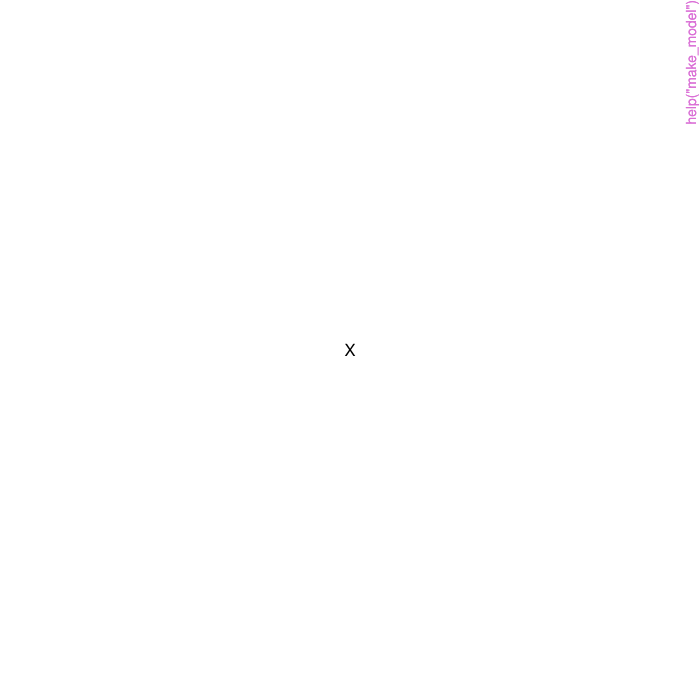

Here is the R script that generated this plot:
pkgname <- "gbiqq"
source(file.path(R.home("share"), "R", "examples-header.R"))
options(warn = 1)
options(pager = "console")
library('gbiqq')

base::assign(".oldSearch", base::search(), pos = 'CheckExEnv')
base::assign(".old_wd", base::getwd(), pos = 'CheckExEnv')
cleanEx()
nameEx("add_dots")
### * add_dots

flush(stderr()); flush(stdout())

### Name: add_dots
### Title: Helper to fill in missing do operators in causal expression
### Aliases: add_dots

### ** Examples

model <- make_model('X -> Y <- M')
gbiqq:::add_dots('Y[X=1]', model)
gbiqq:::add_dots('Y[]', model)




cleanEx()
nameEx("all_data_types")
### * all_data_types

flush(stderr()); flush(stdout())

### Name: all_data_types
### Title: All data types
### Aliases: all_data_types

### ** Examples

all_data_types(make_model('X -> Y'))
model <- make_model('X -> Y') %>% set_restrictions(labels = list(Y = '00'), keep = TRUE)
  all_data_types(model)
  all_data_types(model, complete_data = TRUE)
  all_data_types(model, possible_data = TRUE)
  all_data_types(model, given  = 'X==1')
  all_data_types(model, given  = 'X==1 & Y==1')




cleanEx()
nameEx("clean_params")
### * clean_params

flush(stderr()); flush(stdout())

### Name: clean_params
### Title: Check parameters sum to 1 in paramset; normalize if needed; add
###   names if needed
### Aliases: clean_params

### ** Examples

model <- make_model('X->Y')
model$parameters_df$param_value <- 1:6
clean_params(model$parameters_df, warning = TRUE)



cleanEx()
nameEx("collapse_data")
### * collapse_data

flush(stderr()); flush(stdout())

### Name: collapse_data
### Title: Make compact data with data strategies
### Aliases: collapse_data

### ** Examples


model <- make_model('X -> Y')
df <- simulate_data(model, n = 10)
df[1,1] <- ''
collapse_data(df, model)

collapse_data(df, model, drop_NA = FALSE)

collapse_data(df, model, drop_family = TRUE)

collapse_data(df, model, summary = TRUE)

data <- simulate_data(model, n = 0)
collapse_data(data, model)

model <- make_model('X -> Y') %>% set_restrictions('X==1')
df <- simulate_data(model, n = 10)
df[1,1] <- ''
collapse_data(df, model)
data <- data.frame(X= 0:1)
collapse_data(data, model)

model <- make_model('X->Y')
long_data <- simulate_data(model, n = 6)
collapse_data(long_data, model)



cleanEx()
nameEx("complements")
### * complements

flush(stderr()); flush(stdout())

### Name: complements
### Title: Make statement for complements
### Aliases: complements

### ** Examples

complements('A', 'B', 'W')




cleanEx()
nameEx("continue_names")
### * continue_names

flush(stderr()); flush(stdout())

### Name: continue_names
### Title: Continue names
### Aliases: continue_names

### ** Examples

x <- c('S_3', 'S_3', 'S_5')
gbiqq:::continue_names(x)



cleanEx()
nameEx("data_type_names")
### * data_type_names

flush(stderr()); flush(stdout())

### Name: data_type_names
### Title: Data type names
### Aliases: data_type_names

### ** Examples

model <- make_model('X -> Y')
data <- simulate_data(model, n = 2)
data_type_names(model, data)




cleanEx()
nameEx("decreasing")
### * decreasing

flush(stderr()); flush(stdout())

### Name: decreasing
### Title: Make monotonicity statement (negative)
### Aliases: decreasing

### ** Examples

decreasing('A', 'B')




cleanEx()
nameEx("drop_empty_families")
### * drop_empty_families

flush(stderr()); flush(stdout())

### Name: drop_empty_families
### Title: Drop empty families
### Aliases: drop_empty_families

### ** Examples


data_events <- data.frame(event = c('X0Y0', 'Y0'), strategy = c('XY', 'Y'), count = 1:0)
gbiqq:::drop_empty_families(data_events)




cleanEx()
nameEx("expand_data")
### * expand_data

flush(stderr()); flush(stdout())

### Name: expand_data
### Title: Expand compact data object to data frame
### Aliases: expand_data

### ** Examples

model <- make_model('X->M->Y')
simulate_events(model, n = 5) %>%
  expand_data(model)
simulate_events(model, n = 0) %>%
  expand_data(model)




cleanEx()
nameEx("expand_wildcard")
### * expand_wildcard

flush(stderr()); flush(stdout())

### Name: expand_wildcard
### Title: Expand wildcard
### Aliases: expand_wildcard

### ** Examples

expand_wildcard('(Y[X=1, M=.] > Y[X=1, M=.])')




cleanEx()
nameEx("get_ambiguities_matrix")
### * get_ambiguities_matrix

flush(stderr()); flush(stdout())

### Name: get_ambiguities_matrix
### Title: Get ambiguities matrix
### Aliases: get_ambiguities_matrix

### ** Examples

model <- make_model('X -> Y')
get_ambiguities_matrix(model = model)




cleanEx()
nameEx("get_data_families")
### * get_data_families

flush(stderr()); flush(stdout())

### Name: get_data_families
### Title: get_data_families
### Aliases: get_data_families

### ** Examples

get_data_families(model = make_model('X->Y'))
get_data_families(model = make_model('X->Y'), mapping_only = TRUE)
get_data_families(model = make_model('X-> M -> Y'))





cleanEx()
nameEx("get_event_prob")
### * get_event_prob

flush(stderr()); flush(stdout())

### Name: get_event_prob
### Title: Draw event probabilities
### Aliases: get_event_prob

### ** Examples

model <- make_model('X -> Y')
get_event_prob(model = model)
get_event_prob(model = model, parameters = rep(1, 6))
get_event_prob(model = model, parameters = 1:6)



cleanEx()
nameEx("get_nodal_types")
### * get_nodal_types

flush(stderr()); flush(stdout())

### Name: get_nodal_types
### Title: Get list of types for nodes in a DAG
### Aliases: get_nodal_types

### ** Examples

model <- make_model('X -> K -> Y')
get_nodal_types(model)

model <- make_model('X -> K -> Y') %>%
   set_restrictions(statement = 'K[X=1]>K[X=0]') %>%
   set_confound(list(K = 'Y[K=1]>Y[K=0]'))
unlist(get_nodal_types(model))




cleanEx()
nameEx("get_param_dist")
### * get_param_dist

flush(stderr()); flush(stdout())

### Name: get_param_dist
### Title: Get a distribution of model parameters
### Aliases: get_param_dist

### ** Examples

get_param_dist(model = make_model('X->Y'), using = 'priors', n_draws = 4)
get_param_dist(model = make_model('X->Y'), using = 'parameters')



cleanEx()
nameEx("get_parameter_names")
### * get_parameter_names

flush(stderr()); flush(stdout())

### Name: get_parameter_names
### Title: Get parameter names
### Aliases: get_parameter_names

### ** Examples


get_parameter_names(make_model('X->Y'))




cleanEx()
nameEx("get_parameters")
### * get_parameters

flush(stderr()); flush(stdout())

### Name: get_parameters
### Title: Get parameters
### Aliases: get_parameters

### ** Examples

get_parameters(make_model('X -> Y'))



cleanEx()
nameEx("get_parents")
### * get_parents

flush(stderr()); flush(stdout())

### Name: get_parents
### Title: Get list of parents in a dag
### Aliases: get_parents

### ** Examples

model <- make_model('X -> K -> Y')
get_parents(model)



cleanEx()
nameEx("get_prior_distribution")
### * get_prior_distribution

flush(stderr()); flush(stdout())

### Name: get_prior_distribution
### Title: Get a prior distribution from priors
### Aliases: get_prior_distribution

### ** Examples

make_model('X -> Y') %>% set_prior_distribution(n_draws = 5) %>% get_prior_distribution()
make_model('X -> Y') %>% get_prior_distribution(3)




cleanEx()
nameEx("get_priors")
### * get_priors

flush(stderr()); flush(stdout())

### Name: get_priors
### Title: Get priors
### Aliases: get_priors

### ** Examples

get_priors(make_model('X -> Y'))



cleanEx()
nameEx("get_query_types")
### * get_query_types

flush(stderr()); flush(stdout())

### Name: get_query_types
### Title: Get values of types according to a query
### Aliases: get_query_types

### ** Examples

model <- make_model('X -> M -> Y; X->Y')
query <- '(Y[X=1] > Y[X=0]) & (M[X=0]==1)'
x <- get_query_types(model, query)
summary(x)

query <- 'Y[M=M[X=0], X=1]==1'
x <- get_query_types(model, query)
get_query_types(model, query)

query <- '(Y[X=1, M = 1] >  Y[X=0, M = 1]) & (Y[X=1, M = 0] >  Y[X=0, M = 0])'
get_query_types(model, query)

query <- 'Y[X=1] == Y[X=0]'
get_query_types(model, query)

query <- '(X == 1) & (M==1) & (Y ==1) & (Y[X=0] ==1)'
x <- get_query_types(model, query)

query <- '(Y[X = .]==1)'
get_query_types(model, query)

model <- make_model('X -> Y')



cleanEx()
nameEx("get_type_prob")
### * get_type_prob

flush(stderr()); flush(stdout())

### Name: get_type_prob
### Title: Get type probabilities
### Aliases: get_type_prob

### ** Examples

get_type_prob(model = make_model('X->Y'))
get_type_prob(model = make_model('X->Y'), parameters = 1:6)




cleanEx()
nameEx("get_type_prob_multiple")
### * get_type_prob_multiple

flush(stderr()); flush(stdout())

### Name: get_type_prob_multiple
### Title: Draw matrix of type probabilities, before or after estimation
### Aliases: get_type_prob_multiple

### ** Examples

model <- make_model('X -> Y')
get_type_prob_multiple(model, using = 'priors', n_draws = 3)
get_type_prob_multiple(model, using = 'parameters', n_draws = 3)



cleanEx()
nameEx("get_types")
### * get_types

flush(stderr()); flush(stdout())

### Name: get_types
### Title: Get values of types according to a query
### Aliases: get_types

### ** Examples

model <- make_model('X -> M -> Y; X->Y')
query <- '(Y[X=1] > Y[X=0]) & (M[X=0]==1)'
x <- get_types(model, query)
summary(x)

query <- 'Y[M=M[X=0], X=1]==1'
x <- get_types(model, query)
get_types(model, query)

query <- '(Y[X=1, M = 1] >  Y[X=0, M = 1]) & (Y[X=1, M = 0] >  Y[X=0, M = 0])'
get_types(model, query)

query <- 'Y[X=1] == Y[X=0]'
get_types(model, query)

query <- '(X == 1) & (M==1) & (Y ==1) & (Y[X=0] ==1)'
x <- get_types(model, query)

query <- '(Y[X = .]==1)'
get_types(model, query)



cleanEx()
nameEx("increasing")
### * increasing

flush(stderr()); flush(stdout())

### Name: increasing
### Title: Make monotonicity statement (positive)
### Aliases: increasing

### ** Examples

increasing('A', 'B')




cleanEx()
nameEx("interacts")
### * interacts

flush(stderr()); flush(stdout())

### Name: interacts
### Title: Make statement for any interaction
### Aliases: interacts

### ** Examples

interacts('A', 'B', 'W')
get_query_types(model = make_model('X-> Y <- W'),
         query = interacts('X', 'W', 'Y'))




cleanEx()
nameEx("interpret_type")
### * interpret_type

flush(stderr()); flush(stdout())

### Name: interpret_type
### Title: Interpret or find position in nodal type
### Aliases: interpret_type

### ** Examples

model <- make_model('R -> X; Z -> X; X -> Y')
#Example using digit position
interpret_type(model, position = list(X = c(3,4), Y = 1))
#Example using condition
interpret_type(model, condition = c('X | Z=0 & R=1', 'X | Z=0 & R=0'))
#Return interpretation of all digit positions of all nodes
interpret_type(model)



cleanEx()
nameEx("lookup_nodal_type")
### * lookup_nodal_type

flush(stderr()); flush(stdout())

### Name: lookup_nodal_type
### Title: Lookup nodal types according to a query
### Aliases: lookup_nodal_type

### ** Examples

model <- make_model('X->Y')

lookup_nodal_type(model, '(Y[X=0] > Y[X=1])')
lookup_nodal_type(model, '(Y[X=0] >= Y[X=1])')

model <- make_model('X -> M -> Y; X->Y')
query <- '(Y[X=0] > Y[X=1])'
x <- lookup_nodal_type(model, query)

query <- '(Y[X=0, M = .] > Y[X=1, M = 0])'
x <- lookup_nodal_type(model, query)


query <- '(Y[] == 1)'
x <- lookup_nodal_type(model, query)
x <- lookup_nodal_type(model, query, join_by = '&')

query <- '(X == 1)'
x <- lookup_nodal_type(model, query)

query <- '(M[X=1] == M[X=0])'
x <- lookup_nodal_type(model, query)

# Complements
model <- make_model('M->Y; X->Y')
query <- complements('X', 'M', 'Y')
lookup_nodal_type(model, query)



cleanEx()
nameEx("make_ambiguities_matrix")
### * make_ambiguities_matrix

flush(stderr()); flush(stdout())

### Name: make_ambiguities_matrix
### Title: Make ambiguities matrix
### Aliases: make_ambiguities_matrix

### ** Examples

model <- make_model('X -> Y')
make_ambiguities_matrix(model = model)




cleanEx()
nameEx("make_confounds_df")
### * make_confounds_df

flush(stderr()); flush(stdout())

### Name: make_confounds_df
### Title: Make a confounds dataframe
### Aliases: make_confounds_df

### ** Examples

model <- make_model('X -> Y') %>%
set_confound('X <-> Y', add_confounds_df  = FALSE)
make_confounds_df(model)

model <- make_model('X -> M -> Y; X <-> Y') %>%
set_restrictions(c('M[X=1] == M[X=0]', 'Y[M=1]==Y[M=0]'))
make_confounds_df(model)

model <- make_model('X -> M -> Y; X <-> M; M <-> Y') %>%
set_restrictions(c('M[X=1] == M[X=0]', 'Y[M=1]==Y[M=0]'))
make_confounds_df(model)

# The implied confounding is between X and M and also between X and Y
model <- make_model('X -> M -> Y') %>%
  set_confound(list(X = 'Y[X=1] > Y[X=0]'), add_confounds_df = FALSE)
make_confounds_df(model)

model <- make_model('X -> M -> Y')
make_confounds_df(model)

# Bad case
## Not run: 
##D model <- make_model('X -> Y') %>%
##D   set_confound(list(X = 'X==1'))
## End(Not run)

# Complex confounding 1
model <- make_model('A -> X <- B ; A <-> X; B <-> X')
model$confounds_df

# Complex confounding 2
model <- make_model('A <- X -> B; A <-> X; B <-> X') %>%
set_restrictions(c('A[X=0] == A[X=1]', 'B[X=0] == B[X=1]'))
table(model$parameters_df$param_set)
model$confounds_df

# Full confounding: X, A|X, B|A,X with 7 degrees of freedom
model <- make_model('A <- X -> B; A <-> X; B <-> X; A<->B') %>%
set_restrictions(c('A[X=0] == A[X=1]', 'B[X=0] == B[X=1]'))
table(model$parameters_df$param_set)
model$confounds_df



cleanEx()
nameEx("make_data")
### * make_data

flush(stderr()); flush(stdout())

### Name: make_data
### Title: Make data
### Aliases: make_data

### ** Examples



# Simple draws
model <- make_model("X -> M -> Y")
make_data(model)
make_data(model, n = 3, nodes = c("X","Y"))
make_data(model, n = 3, param_type = "prior_draw")
make_data(model, n = 10, param_type = "define", alpha =  0:9)

# Data Strategies
# A strategy in which X, Y are observed for sure and M is observed
# with 50% probability for X=1, Y=0 cases

model <- make_model("X -> M -> Y")
make_data(
  model,
  n = 8,
  nodes = list(c("X", "Y"), "M"),
  probs = list(1, .5),
  subsets = list(NULL, "X==1 & Y==0"))

# Simulate multiple datasets is fastest if w is provided
model <- make_model("X -> Y")
w <- get_event_prob(model)
replicate(5, make_data_single(model, n = 5, w = w))




cleanEx()
nameEx("make_data_single")
### * make_data_single

flush(stderr()); flush(stdout())

### Name: make_data_single
### Title: Generate full dataset
### Aliases: make_data_single

### ** Examples


model <- make_model("X -> Y")

# Simplest behavior uses by default  the parameter vector contained in model,
# which is flat by default:
make_data_single(model, n = 5)

make_data_single(model, n = 5, param_type = "prior_draw")

# Simulate multiple datasets is fastest if w is provided
w <- get_event_prob(model)
replicate(5, make_data_single(model, n = 5, w = w))




cleanEx()
nameEx("make_model")
### * make_model

flush(stderr()); flush(stdout())

### Name: make_model
### Title: Make a model
### Aliases: make_model

### ** Examples

make_model(statement = "X -> Y")
modelXKY <- make_model("X -> K -> Y; X -> Y")

# Example where cyclicaly dag attempted
## Not run: 
##D  modelXKX <- make_model("X -> K -> X")
## End(Not run)

# Examples with confounding
model <- make_model("X->Y; X <-> Y")
model$P
model <- make_model("Y2 <- X -> Y1; X <-> Y1; X <-> Y2")
model$P
model$confounds_df
dim(model$P)
model$P
model <- make_model("X1 -> Y <- X2; X1 <-> Y; X2 <-> Y")
dim(model$P)
model$parameters_df

# A single node graph is also possible
model <- make_model("X")
plot(model)

# Unconnected nodes cannot
## Not run: 
##D  model <- make_model("X <-> Y")
##D  plot(model)
## End(Not run)



cleanEx()
nameEx("make_parameter_matrix")
### * make_parameter_matrix

flush(stderr()); flush(stdout())

### Name: make_parameter_matrix
### Title: Make parameter matrix
### Aliases: make_parameter_matrix

### ** Examples

model <- make_model('X -> Y')
make_parameter_matrix(model)



cleanEx()
nameEx("make_parameters")
### * make_parameters

flush(stderr()); flush(stdout())

### Name: make_parameters
### Title: Make a 'true' parameter vector
### Aliases: make_parameters

### ** Examples


# Simple examples
model <- make_model('X -> Y')
data  <- simulate_data(model, n = 2)
model <- update_model(model, data)
make_parameters(model, parameters = c(.25, .75, 1.25,.25, .25, .25))
make_parameters(model, param_type = 'flat')
make_parameters(model, param_type = 'prior_draw')
make_parameters(model, param_type = 'prior_mean')
make_parameters(model, param_type = 'posterior_draw')
make_parameters(model, param_type = 'posterior_mean')

# Harder examples, using \code{define} and priors arguments to define
# specific parameters using causal syntax

make_parameters(make_model('X -> Y'),
               statement = 'Y[X=1]>Y[X=0]', alphas = 2)
make_model('X -> Y') %>%
   make_parameters(statement = c('Y[X=1]>Y[X=0]', 'Y[X=1]<Y[X=0]'), alphas = c(2,0))

# May be built up
make_model('X -> Y') %>%
  set_confound(list(X = 'Y[X=1]>Y[X=0]'))  %>%
  set_parameters(confound = list(X='Y[X=1]>Y[X=0]', X='Y[X=1]<=Y[X=0]'),
                 alphas = list(c(.2, .8), c(.8, .2))) %>%
  set_parameters(statement = 'Y[X=1]>Y[X=0]', alphas = .5) %>%
  get_parameters



cleanEx()
nameEx("make_prior_distribution")
### * make_prior_distribution

flush(stderr()); flush(stdout())

### Name: make_prior_distribution
### Title: Make a prior distribution from priors
### Aliases: make_prior_distribution

### ** Examples

make_model('X -> Y') %>% make_prior_distribution(n_draws = 5)




cleanEx()
nameEx("make_priors")
### * make_priors

flush(stderr()); flush(stdout())

### Name: make_priors
### Title: Make Priors
### Aliases: make_priors

### ** Examples

model <- make_model('X -> M -> Y')
make_priors(model, node = 'X', alphas = 3)
make_priors(model, node = c('X', 'Y'), alphas = 3)
make_priors(model, node = list('X', 'Y'), alphas = list(3, 6))
make_priors(model, node = c('X', 'Y'), distribution = c('certainty', 'jeffreys'))
make_priors(model, statement = 'Y[M=1] > Y[M=0]', alphas = 3)
make_priors(model, statement = c('Y[M=1] > Y[M=0]', 'M[X=1]== M[X=0]'), alphas = c(3, 2))
## Not run: 
##D # Error if statement seeks to
##D make_priors(model, statement = 'Y[X=1] > Y[X=0]', alphas = 3)
## End(Not run)
model <- make_model('X->Y') %>%
 set_confound(list(X = 'Y[X=1] > Y[X=0]', X = 'Y[X=1] < Y[X=0]'))
make_priors(model,
            confound = list(X='Y[X=1] > Y[X=0]',
                            X='Y[X=1] < Y[X=0]'),
            alphas = c(3, 6))
make_model('X -> Y') %>%
  set_confound(list(X = 'Y[X=1]>Y[X=0]'))%>%
  make_priors(statement = 'X==1',
              confound = list(X = 'Y[X=1]>Y[X=0]', X = 'Y[X=1]<Y[X=0]'),
              alphas = c(2, .5))



cleanEx()
nameEx("make_priors_single")
### * make_priors_single

flush(stderr()); flush(stdout())

### Name: make_priors_single
### Title: make_priors_single
### Aliases: make_priors_single

### ** Examples

model <- make_model('X -> M -> Y; X->Y')

gbiqq:::make_priors_single(model, distribution = 'jeffreys')

gbiqq:::make_priors_single(model, alphas = 3)

# Examples of selecting subsets
# By node
gbiqq:::make_priors_single(model, node = 'M', alphas = 8)

# By nodal type statement
gbiqq:::make_priors_single(model,
        statement = '(Y[X=1, M = .] > Y[X=0, M = .])', alphas = 2)

# By nodal type label (safest to provide node also)
gbiqq:::make_priors_single(model, node = 'X', label = '0', alphas = 9)

# By confound query: Applies only to types that are involved in confounding
# Only alters named node in confound, even if other nodes are listed in 'nodes'
confounds <- list(X = 'Y[X=1] > Y[X=0]', X = 'Y[X=1] < Y[X=0]')
model     <- make_model('X->Y') %>% set_confound(confounds)
gbiqq:::make_priors_single(model, confound = confounds[1], alphas = 3)
gbiqq:::make_priors_single(model, node = 'Y', confound = confounds[1], alphas = 3)

# A residual  confound condition can also be defined
gbiqq:::make_priors_single(model, confound = list(X = '!(Y[X=1] > Y[X=0])'), alphas = 3)
gbiqq:::make_priors_single(model, confound = list(X = '(Y[X=1] == Y[X=0])'), alphas = 3)

# make_priors_single can also be used for some vector valued statements
model <- make_model('X -> M -> Y')
gbiqq:::make_priors_single(model, node = c('X', 'Y'), alphas = 2)
gbiqq:::make_priors_single(model, label = c('1', '01'), alphas = 2)

# Incompatible conditions produce no change
# Such cases best handled by  make_priors
gbiqq:::make_priors_single(model, node = 'X', label = '01', alphas = 2)

# Problematic example
## Not run: 
##D gbiqq:::make_priors_single(model, alphas = 1:2)
## End(Not run)




cleanEx()
nameEx("non_decreasing")
### * non_decreasing

flush(stderr()); flush(stdout())

### Name: non_decreasing
### Title: Make monotonicity statement (non negative)
### Aliases: non_decreasing

### ** Examples

non_decreasing('A', 'B')




cleanEx()
nameEx("non_increasing")
### * non_increasing

flush(stderr()); flush(stdout())

### Name: non_increasing
### Title: Make monotonicity statement (non positive)
### Aliases: non_increasing

### ** Examples

non_increasing('A', 'B')




cleanEx()
nameEx("observe_data")
### * observe_data

flush(stderr()); flush(stdout())

### Name: observe_data
### Title: Observe data, given a strategy
### Aliases: observe_data

### ** Examples

model <- make_model("X -> Y")
df <- simulate_data(model, n = 8)
# Observe X values only
observe_data(complete_data = df, nodes_to_observe = "X")
# Observe half the Y values for cases with observed X = 1
observe_data(complete_data = df,
     observed = observe_data(complete_data = df, nodes_to_observe = "X"),
     nodes_to_observe = "Y", prob = .5,
     subset = "X==1")



cleanEx()
nameEx("perm")
### * perm

flush(stderr()); flush(stdout())

### Name: perm
### Title: Produces the possible permutations of a set of nodes
### Aliases: perm

### ** Examples


## Not run: 
##D perm(3)
## End(Not run)



cleanEx()
nameEx("plot_dag")
### * plot_dag

flush(stderr()); flush(stdout())

### Name: plot_dag
### Title: Plot your dag using dagitty
### Aliases: plot_dag

### ** Examples

## Not run: 
##D model <- make_model('X -> K -> Y; X -> Y')
##D plot_dag(model)
##D model <- make_model('X -> K -> Y; X <-> Y')
##D plot_dag(model)
## End(Not run)




cleanEx()
nameEx("prep_gbiqq_data")
### * prep_gbiqq_data

flush(stderr()); flush(stdout())

### Name: prep_gbiqq_data
### Title: Prepare data for stan
### Aliases: prep_gbiqq_data

### ** Examples

model <- make_model('X->Y')
data  <-  collapse_data(simulate_data(model, n = 6), model)
prep_gbiqq_data(model, data)

model <- make_model('X->Y') %>% set_confound(list(X = 'Y[X=1]>Y[X=0]'))
data  <-  collapse_data(simulate_data(model, n = 6), model)
prep_gbiqq_data(model, data)




cleanEx()
nameEx("query_distribution")
### * query_distribution

flush(stderr()); flush(stdout())

### Name: query_distribution
### Title: Calculate estimand distribution
### Aliases: query_distribution

### ** Examples

model <- make_model("X -> Y") %>%
         set_prior_distribution()

 distribution <- query_distribution(model, query = "(Y[X=1] - Y[X=0])")
 distribution <- query_distribution(model, query = "(Y[X=1] - Y[X=0])", given = "X==1")
 distribution <- query_distribution(model, query = "(Y[X=1] - Y[X=0])", given = "Y[X=1]==1")
 distribution <- query_distribution(model, query = "(Y[X=1] > Y[X=0])")
 distribution <- query_distribution(model, query = "(Y[X=.] == 1)", join_by = "&")
 distribution <- query_distribution(model, query = "(Y[X=1] - Y[X=0])", using = "parameters")
## Not run: 
##D  df    <- simulate_data(model, n = 3)
##D  updated_model <- gbiqq(model, df)
##D  query_distribution( updated_model , query = "(Y[X=1] - Y[X=0])", using = "posteriors")
## End(Not run)



cleanEx()
nameEx("query_model")
### * query_model

flush(stderr()); flush(stdout())

### Name: query_model
### Title: Generate estimands dataframe
### Aliases: query_model

### ** Examples

model <- make_model("X -> Y") %>% set_prior_distribution(n_draws = 10000)

estimands_df <-query_model(
               model,
               query = list(ATE = "Y[X=1] - Y[X=0]", Share_positive = "Y[X=1] > Y[X=0]"),
               using = c("parameters", "priors"),
               expand_grid = TRUE)

estimands_df <-query_model(
               model,
               query = list(ATE = "Y[X=1] - Y[X=0]", Share_positive = "Y[X=1] > Y[X=0]"),
               using = c("parameters", "priors"),
               expand_grid = FALSE)

estimands_df <- query_model(
                model,
                using = list( "parameters", "priors"),
                query = list(ATE = "Y[X=1] - Y[X=0]", Is_B = "Y[X=1] > Y[X=0]"),
                given = list(TRUE,  "Y==0 & X==1"),
                expand_grid = TRUE,
                digits = 3)

# An example: a stat representing uncertainty of token causation
token_var <- function(x) mean(x)*(1-mean(x))
estimands_df <- query_model(
                model,
                using = list( "parameters", "priors"),
                query = "Y[X=1] > Y[X=0]",
                stats = c(mean = mean, sd = sd, token_var = token_var))




cleanEx()
nameEx("reveal_outcomes")
### * reveal_outcomes

flush(stderr()); flush(stdout())

### Name: reveal_outcomes
### Title: Reveal outcomes
### Aliases: reveal_outcomes

### ** Examples

model <- make_model("X -> Y")
reveal_outcomes(model)

model <- make_model("X1->Y;X2->M;M->Y")
reveal_outcomes(model, dos = list(X1 = 1, M = 0))

model <- make_model("X->M->Y")
reveal_outcomes(model, dos = list(M = 1), node = "Y")




cleanEx()
nameEx("set_confound")
### * set_confound

flush(stderr()); flush(stdout())

### Name: set_confound
### Title: Set confound
### Aliases: set_confound

### ** Examples


model <- make_model('X -> Y') %>%
  set_confound(list('X <-> Y'))
get_parameters(model)

# In this case we notionally place a distribution but in fact Y has degenerate support
make_model('X -> Y -> Z') %>%
  set_restrictions(c(increasing('X', 'Y')), keep = TRUE) %>%
  set_confound(list('X <-> Y')) %>%
  get_parameter_matrix()

# X nodes assigned conditional on Y
make_model('X -> Y') %>%
  set_confound(list(X = 'Y')) %>%
  get_parameter_matrix()

# Y nodes assigned conditional on X
make_model('X -> Y') %>%
  set_confound(list(Y = 'X')) %>%
  get_parameter_matrix()

model <- make_model('X -> Y') %>%
  set_confound(list(X = '(Y[X=1]>Y[X=0])', X = '(Y[X=1]<Y[X=0])', X = '(Y[X=1]==Y[X=0])'))

model <- make_model('X -> M -> Y') %>%
set_confound (list(X = '(Y[X=1]>Y[X=0])',
                 M = 'Y',
                 X = '(Y[X=1]<Y[X=0])'))

confound = list(A = '(D[A=., B=1, C=1]>D[A=., B=0, C=0])')
model <- make_model('A -> B -> C -> D; B -> D') %>%
 set_confound(confound = confound)

# Example where two parents are confounded
model <- make_model('A -> B <- C') %>%
  set_confound(list(A = 'C==1')) %>%
  set_parameters(c(0,1,1,0, .5, .5, rep(.0625, 16)))
cor(simulate_data(model, n = 20))

model <- make_model('X -> Y')
confound <- list(X = '(Y[X=1] > Y[X=0])', X = '(Y[X=1] == 1)')
model <- set_confound(model = model, confound = confound)

model <- make_model('X -> Y <- S; S -> W') %>%
  set_restrictions(c(
  increasing('X', 'Y'), increasing('S', 'W'),
  increasing('S', 'Y'), decreasing('S', 'Y')))
model1 <-  set_confound(model, list(X = 'S==1', S = 'W[S=1]==1'), add_confounds_df = TRUE)
model1$confounds_df
model2 <-  set_confound(model, list(S = 'X==1', S = 'W[S=1]==1'), add_confounds_df = TRUE)
model2$confounds_df



cleanEx()
nameEx("set_confounds_df")
### * set_confounds_df

flush(stderr()); flush(stdout())

### Name: set_confounds_df
### Title: Set a confounds_df
### Aliases: set_confounds_df

### ** Examples

model <- make_model('X -> Y') %>%
  set_confound(list('X <-> Y'), add_confounds_df = FALSE)
model$confounds_df
set_confounds_df(model)$confounds_df

# An example where a confounds dataframe needs to be updated manually
# Here a restriction applied after a confounding relation is set removes the confounding
model <- make_model('X -> Y') %>%
  set_confound(list(X = '(Y[X=1] > Y[X=0])')) %>%
  set_restrictions('(Y[X=1] > Y[X=0])')
model$confounds_df  # Incorrect
model <- set_confounds_df(model)
model$confounds_df  # Correct
# plot(model)



cleanEx()
nameEx("set_parameters")
### * set_parameters

flush(stderr()); flush(stdout())

### Name: set_parameters
### Title: Set parameters
### Aliases: set_parameters

### ** Examples

make_model('X->Y') %>% set_parameters(1:6) %>% get_parameters()

make_model('X -> Y') %>%
  set_confound(list(X = 'Y[X=1]>Y[X=0]'))  %>%
  set_parameters(confound = list(X='Y[X=1]>Y[X=0]', X='Y[X=1]<=Y[X=0]'),
                 alphas = list(c(.2, .8), c(.8, .2))) %>%
  set_parameters(statement = 'Y[X=1]>Y[X=0]', alphas = .5) %>%
  get_parameters



cleanEx()
nameEx("set_prior_distribution")
### * set_prior_distribution

flush(stderr()); flush(stdout())

### Name: set_prior_distribution
### Title: Add prior distribution draws
### Aliases: set_prior_distribution

### ** Examples

make_model('X -> Y') %>% set_prior_distribution(n_draws = 5) %>% get_prior_distribution()




cleanEx()
nameEx("set_priors")
### * set_priors

flush(stderr()); flush(stdout())

### Name: set_priors
### Title: Set prior distribution
### Aliases: set_priors

### ** Examples


library(dplyr)
model <- make_model('X -> Y') %>%
  set_priors(alphas = 3)
get_priors(model)

model <- make_model('X -> Y') %>%
set_priors(distribution = 'jeffreys')
get_priors(model)

model <- make_model('X -> Y') %>%
set_priors(1:6)
get_priors(model)
model <- make_model('X -> Y') %>%
set_priors(node = 'Y', alphas = 2)
get_priors(model)



cleanEx()
nameEx("set_restrictions")
### * set_restrictions

flush(stderr()); flush(stdout())

### Name: set_restrictions
### Title: Restrict a model
### Aliases: set_restrictions

### ** Examples


# 1. Restrict parameter space using statements
model <- make_model('X->Y') %>%
  set_restrictions(statement = c('X == 0'))

model <- make_model('X->Y') %>%
  set_restrictions(non_increasing('X', 'Y'))

model <- make_model('X -> Y <- W') %>%
  set_restrictions(c(decreasing('X', 'Y'), substitutes('X', 'W', 'Y')))

model$parameters_df

model <- make_model('X-> Y <- W') %>%
  set_restrictions(statement = decreasing('X', 'Y'))
model$parameters_df

model <- make_model('X->Y') %>%
  set_restrictions(decreasing('X', 'Y'))
model$parameters_df

model <- make_model('X->Y') %>%
  set_restrictions(c(increasing('X', 'Y'), decreasing('X', 'Y')))
model$parameters_df

# Restrict to define a model with monotonicity
model <- make_model('X->Y') %>%
set_restrictions(statement = c('Y[X=1] < Y[X=0]'))
get_parameter_matrix(model)

# Restrict to a single type in endogenous node
model <- make_model('X->Y') %>%
set_restrictions(statement =  '(Y[X = 1] == 1)', join_by = '&', keep = TRUE)
get_parameter_matrix(model)

#  Use of | and &
# Keep node if *for some value of B* Y[A = 1] == 1
model <- make_model('A->Y<-B') %>%
set_restrictions(statement =  '(Y[A = 1] == 1)', join_by = '|', keep = TRUE)
dim(get_parameter_matrix(model))


# Keep node if *for all values of B* Y[A = 1] == 1
model <- make_model('A->Y<-B') %>%
set_restrictions(statement =  '(Y[A = 1] == 1)', join_by = '&', keep = TRUE)
dim(get_parameter_matrix(model))

# Restrict multiple nodes
model <- make_model('X->Y<-M; X -> M' ) %>%
set_restrictions(statement =  c('(Y[X = 1] == 1)', '(M[X = 1] == 1)'), join_by = '&', keep = TRUE)
get_parameter_matrix(model)

# Restrictions on levels for endogenous nodes aren't allowed
## Not run: 
##D model <- make_model('X->Y') %>%
##D set_restrictions(statement =  '(Y == 1)')
## End(Not run)

# 2. Restrict parameter space Using labels:
model <- make_model('X->Y') %>%
set_restrictions(labels = list(X = '0', Y = '00'))

# Restrictions can be  with wildcards
model <- make_model('X->Y') %>%
set_restrictions(labels = list(Y = '?0'))
get_parameter_matrix(model)

# Running example: there are only four causal types
model <- make_model('S -> C -> Y <- R <- X; X -> C -> R') %>%
set_restrictions(labels = list(C = '1000', R = '0001', Y = '0001'), keep = TRUE)
get_parameter_matrix(model)




cleanEx()
nameEx("simulate_data")
### * simulate_data

flush(stderr()); flush(stdout())

### Name: simulate_data
### Title: simulate_data is an alias for make_data
### Aliases: simulate_data

### ** Examples

simulate_data(make_model("X->Y"))



cleanEx()
nameEx("simulate_events")
### * simulate_events

flush(stderr()); flush(stdout())

### Name: simulate_events
### Title: Draw compact data
### Aliases: simulate_events

### ** Examples

model <- make_model('X -> Y')
simulate_events(model = model)
simulate_events(model = model, param_type = 'prior_draw')
simulate_events(model = model, include_strategy = TRUE)




cleanEx()
nameEx("st_within")
### * st_within

flush(stderr()); flush(stdout())

### Name: st_within
### Title: Get string between two regular expression patterns
### Aliases: st_within

### ** Examples

a <- '(XX[Y=0] == 1) > (XX[Y=1] == 0)'
st_within(a)
b <- '(XXX[[Y=0]] == 1 + XXX[[Y=1]] == 0)'
st_within(b)



cleanEx()
nameEx("substitutes")
### * substitutes

flush(stderr()); flush(stdout())

### Name: substitutes
### Title: Make statement for substitutes
### Aliases: substitutes

### ** Examples


get_query_types(model = make_model('A -> B <- C'),
         query = substitutes('A', 'C', 'B'))

query_model(model = make_model('A -> B <- C'),
         queries = substitutes('A', 'C', 'B'),
         using = 'parameters')



cleanEx()
nameEx("te")
### * te

flush(stderr()); flush(stdout())

### Name: te
### Title: Make treatment effect statement (positive)
### Aliases: te

### ** Examples

te('A', 'B')

model <- make_model('X->Y') %>% set_restrictions(increasing('X', 'Y'))
query_model(model, list(ate = te('X', 'Y')),  using = 'parameters')

# set_restrictions  breaks with te because it requires a listing
# of causal types, not numeric output.
## Not run: 
##D model <- make_model('X->Y') %>% set_restrictions(te('X', 'Y'))
## End(Not run)




cleanEx()
nameEx("translate_dagitty")
### * translate_dagitty

flush(stderr()); flush(stdout())

### Name: translate_dagitty
### Title: Puts your DAG into daggity syntax (useful for using their
###   plotting functions)
### Aliases: translate_dagitty

### ** Examples

## Not run: 
##D model <- make_model('X -> Y')
##D translate_dagitty(model)
## End(Not run)




cleanEx()
nameEx("update_causal_types")
### * update_causal_types

flush(stderr()); flush(stdout())

### Name: update_causal_types
### Title: Update causal types based on nodal types
### Aliases: update_causal_types

### ** Examples

update_causal_types(make_model('X->Y'))



cleanEx()
nameEx("update_model")
### * update_model

flush(stderr()); flush(stdout())

### Name: update_model
### Title: Fit causal model using stan
### Aliases: update_model

### ** Examples

model <- make_model('X->Y')
data_long   <- simulate_data(model, n = 4)
data_short  <- collapse_data(data_long, model)
model_1 <- update_model(model, data_long)

# Throws error unless compact data indicated:
## Not run: 
##D model_3 <- update_model(model, data_short)
## End(Not run)
model_4 <- update_model(model, data_short, data_type = 'compact')

# It is possible to implement updating without data, in which case the posterior
# is a stan object that reflects the prior
model5 <- update_model(model)

# Advanced: Example of a model with tailored parameters.
# We take a model and add a tailored P matrix (which maps from parameters
# to causal types) and a tailored parameters_df which reports that
# all parameters are in one family.
# Parameters in this example are not connected with nodal types in any way.

## Not run: 
##D model <- make_model('X->Y')
##D model$P <- diag(8)
##D colnames(model$P) <- rownames(model$causal_types)
##D model$parameters_df <- data.frame(
##D   param_names = paste0('x',1:8),
##D   param_set = 1, priors = 1, parameters = 1/8)
##D 
##D # Update fully confounded model on strongly correlated data
##D 
##D data <- make_data(make_model('X->Y'), n = 100,
##D   parameters = c(.5, .5, .1,.1,.7,.1))
##D fully_confounded <- update_model(model, data, keep_fit = TRUE)
##D fully_confounded$stan_fit
##D query_model(fully_confounded, 'Y[X = 1] > Y[X=0]', using = 'posteriors')
##D # To see the confounding:
##D with(fully_confounded$posterior_distribution %>% data.frame(),
##D {par(mfrow = c(1,2))
##D  plot(x1, x5, main = 'joint distribution of X0.Y00, X0.Y01')
##D  plot(x1, x6, main = 'joint distribution of X0.Y00, X1.Y01')})
## End(Not run)




### * <FOOTER>
###
cleanEx()
options(digits = 7L)
base::cat("Time elapsed: ", proc.time() - base::get("ptime", pos = 'CheckExEnv'),"\n")
grDevices::dev.off()
###
### Local variables: ***
### mode: outline-minor ***
### outline-regexp: "\\(> \\)?### [*]+" ***
### End: ***
quit('no')
